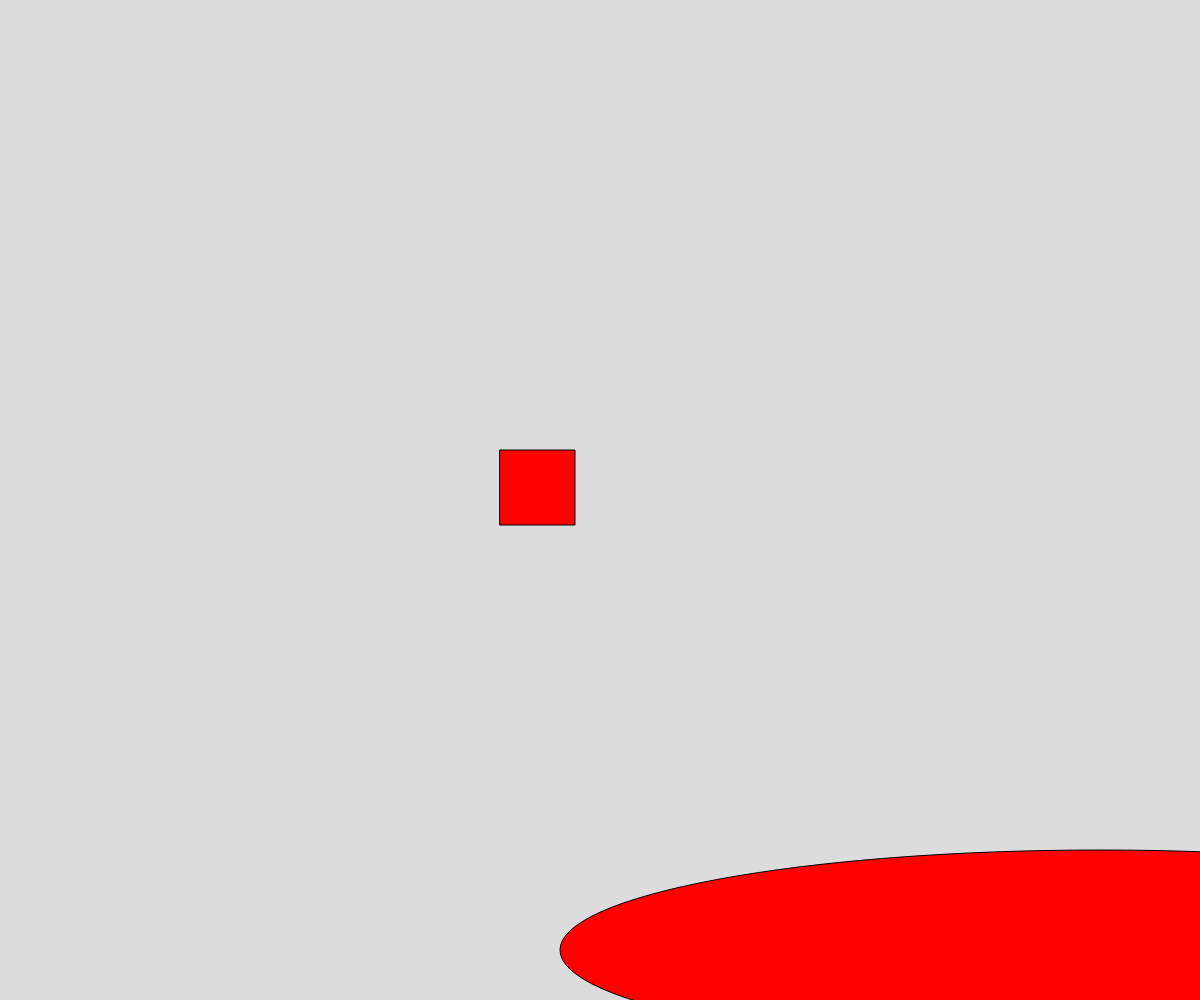
Frame 1 (no input)
Frame 60 (no input): identical to frame 1, image omitted
Frame 120 (the mouse pressed at the canvas centre since frame 60): identical to frame 1, image omitted

The p5.js sketch that drew this single still picture (run headless with seeded random() and noise() and a simulated clock; from frame 60 on, the mouse is pressed at the canvas centre):

// p5.js sketch
// ── sketch.js
// Translating and Rotating Demo


function setup() {
  createCanvas(windowWidth, windowHeight);
}

function draw() {
  background(220);
  translate(500, 450);
  fill("red");
  stroke("black");
  rect(0, 0, 75, 75);
  ellipse(width / 2, height / 2, width * 0.9, height * 0.2);
}
